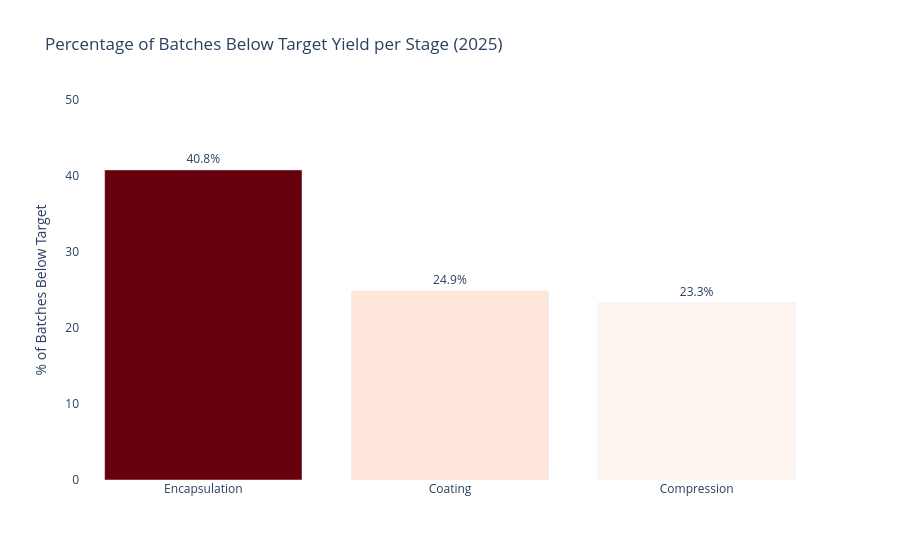

Here is the notebook cell this chart was saved with:
### Code cell
stage_labels = {
    'dry_blending': 'Dry Blending',
    'compression': 'Compression',
    'coating': 'Coating',
    'encapsulation': 'Encapsulation'
}

df_below_target['stage_label'] = df_below_target['stage'].map(stage_labels)

fig = px.bar(
    df_below_target,
    x='stage_label',
    y='below_target_pct',
    title='Percentage of Batches Below Target Yield per Stage (2025)',
    labels={
        'below_target_pct': '% of Batches Below Target',
        'stage_label': ''
    },
    text='below_target_pct',
    color='below_target_pct',
    color_continuous_scale='Reds'
)

fig.update_traces(textposition='outside', texttemplate='%{text}%')
fig.update_layout(
    plot_bgcolor='white',
    coloraxis_showscale=False,
    xaxis=dict(showgrid=False),
    yaxis=dict(showgrid=False, title='% of Batches Below Target', range=[0, 50])
)
fig.show()

### Figure 1 — Plotly figure (JSON) as saved in the notebook; plotly's stock layout.template omitted (floating-point values rounded to 4 significant figures)
{"data": [{"hovertemplate": "=%{x}<br>% of Batches Below Target=%{marker.color}<extra></extra>", "legendgroup": "", "marker": {"color": [40.8, 24.9, 23.3], "coloraxis": "coloraxis", "pattern": {"shape": ""}}, "name": "", "orientation": "v", "showlegend": false, "text": [40.8, 24.9, 23.3], "textposition": "outside", "texttemplate": "%{text}%", "type": "bar", "x": ["Encapsulation", "Coating", "Compression"], "xaxis": "x", "y": [40.8, 24.9, 23.3], "yaxis": "y"}], "layout": {"barmode": "relative", "coloraxis": {"colorbar": {"title": {"text": "% of Batches Below Target"}}, "colorscale": [[0, "rgb(255,245,240)"], [0.125, "rgb(254,224,210)"], [0.25, "rgb(252,187,161)"], [0.375, "rgb(252,146,114)"], [0.5, "rgb(251,106,74)"], [0.625, "rgb(239,59,44)"], [0.75, "rgb(203,24,29)"], [0.875, "rgb(165,15,21)"], [1, "rgb(103,0,13)"]], "showscale": false}, "legend": {"tracegroupgap": 0}, "plot_bgcolor": "white", "title": {"text": "Percentage of Batches Below Target Yield per Stage (2025)"}, "xaxis": {"anchor": "y", "domain": [0, 1], "showgrid": false, "title": {"text": ""}}, "yaxis": {"anchor": "x", "domain": [0, 1], "range": [0, 50], "showgrid": false, "title": {"text": "% of Batches Below Target"}}}}
